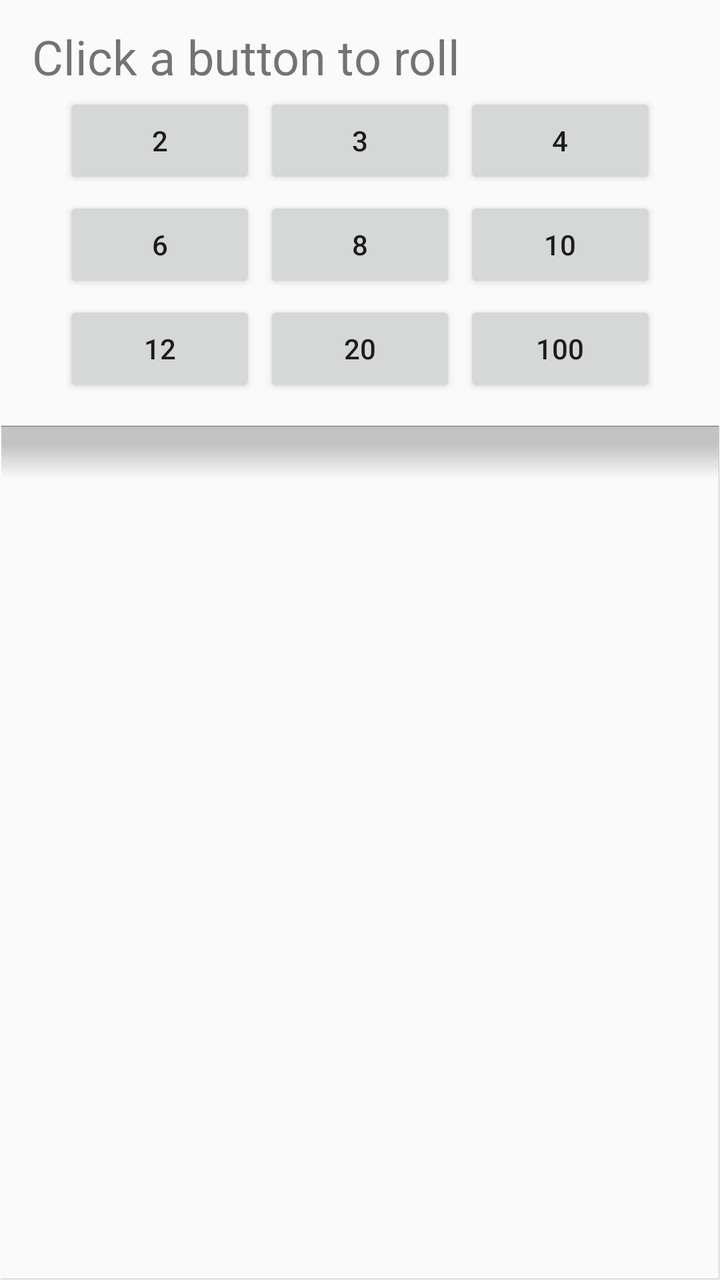
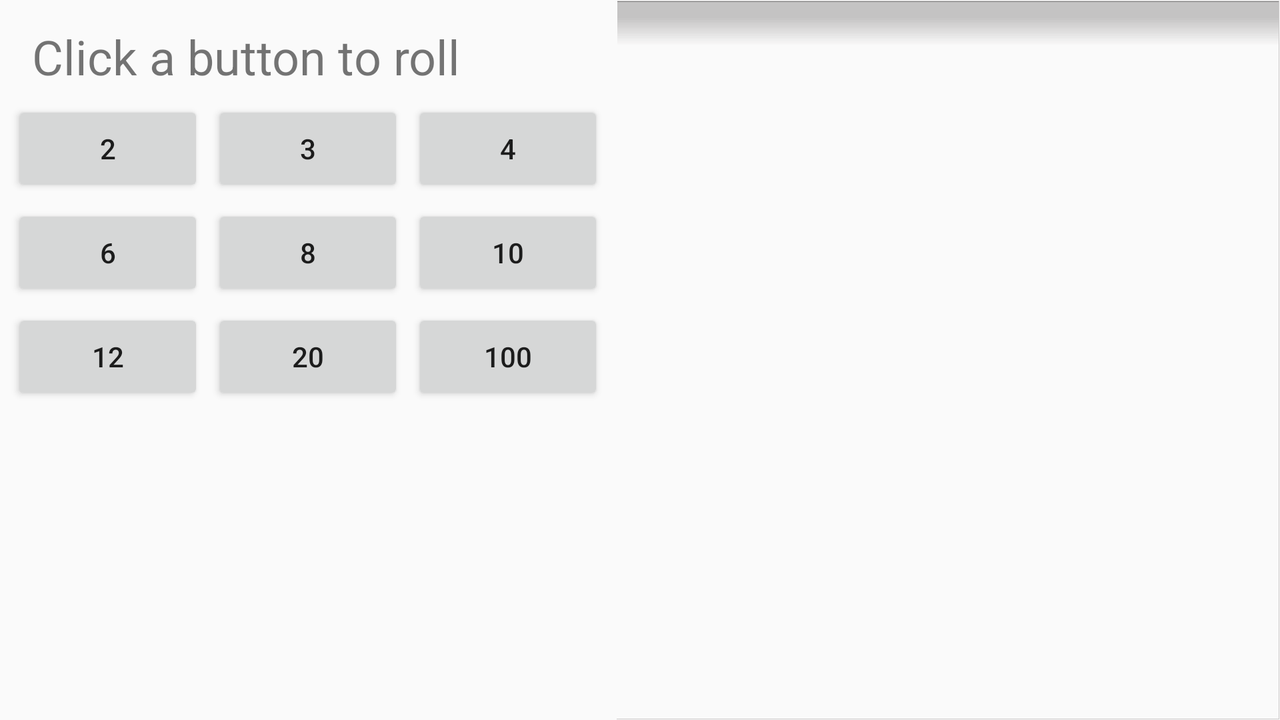

The same Android screen from two of the app's own layout files: first res/layout/ as a phone draws it, then the author's variant for another configuration, drawn on a device whose configuration selects that folder. Both files follow.
<!-- AndroidManifest.xml: application theme AppTheme -->
<!-- res/layout/simple_roller.xml -->
<?xml version="1.0" encoding="utf-8"?>
    <LinearLayout xmlns:android="http://schemas.android.com/apk/res/android"
        android:orientation="vertical" android:layout_width="match_parent"
        android:layout_height="match_parent">
        <LinearLayout
            android:layout_width="fill_parent"
            android:layout_height="wrap_content"
            android:orientation="vertical">
            <TextView
                android:layout_width="wrap_content"
                android:layout_height="wrap_content"
                android:text="Click a button to roll"
                android:textSize="24sp"
                android:layout_marginTop="12dp"
                android:layout_marginLeft="16dp" />
                <LinearLayout
                    android:layout_width="wrap_content"
                    android:layout_height="wrap_content"
                    android:orientation="horizontal"
                    android:layout_gravity="center_horizontal"
                    android:layout_marginBottom="12dp"
                    >

                    <LinearLayout
                        android:layout_width="wrap_content"
                        android:layout_height="wrap_content"
                        android:orientation="vertical"
                        >

                        <Button
                            android:layout_width="96dp"
                            android:layout_height="48dp"
                            android:text="2"
                            android:layout_margin="2dp"
                            android:id="@+id/button2"/>

                        <Button
                            android:layout_width="96dp"
                            android:layout_height="48dp"
                            android:text="6"
                            android:layout_margin="2dp"
                            android:id="@+id/button6"/>

                        <Button
                            android:layout_width="96dp"
                            android:layout_height="48dp"
                            android:text="12"
                            android:id="@+id/button12"
                            android:layout_margin="2dp"/>


                    </LinearLayout>
                    <LinearLayout
                        android:layout_width="match_parent"
                        android:layout_height="match_parent"
                        android:orientation="vertical"
                        >

                        <Button
                            android:layout_width="96dp"
                            android:layout_height="48dp"
                            android:text="3"
                            android:id="@+id/button3"
                            android:layout_margin="2dp"/>

                        <Button
                            android:layout_width="96dp"
                            android:layout_height="48dp"
                            android:id="@+id/button8"
                            android:text="8"
                            android:layout_margin="2dp"/>

                        <Button
                            android:layout_width="96dp"
                            android:layout_height="48dp"
                            android:text="20"
                            android:id="@+id/button20"
                            android:layout_margin="2dp"/>

                        </LinearLayout>
                    <LinearLayout
                        android:layout_width="wrap_content"
                        android:layout_height="wrap_content"
                        android:orientation="vertical"
                        >

                        <Button
                            android:layout_width="96dp"
                            android:layout_height="48dp"
                            android:text="4"
                            android:id="@+id/button4"
                            android:layout_margin="2dp"/>

                        <Button
                            android:layout_width="96dp"
                            android:layout_height="48dp"
                            android:text="10"
                            android:id="@+id/button10"
                            android:layout_margin="2dp"/>

                        <Button
                            android:layout_width="96dp"
                            android:layout_height="48dp"
                            android:text="100"
                            android:id="@+id/button100"
                            android:layout_margin="2dp"/>
                    </LinearLayout>

                </LinearLayout>
        </LinearLayout>
            <EditText
                android:layout_height="fill_parent"
                android:layout_width="fill_parent"
                android:focusable="false"
                android:id="@+id/output"
                android:textColor="@color/textLight"
                android:overScrollMode="always"
                android:background="@drawable/output"
                android:gravity="bottom"/>
    </LinearLayout>
<!-- resources referenced by this layout -->
<resources>
  <item name="textLight" type="color">#ff454545</item>
  <!-- drawable output: png bitmap (drawable-xxhdpi, 234 bytes) -->
  <style name="AppTheme" parent="Theme.MyTheme">
          
  
      </style>
  <style name="Theme.MyTheme" parent="Theme.AppCompat.Light.NoActionBar">
          
          <item name="colorPrimary">@color/primary_main</item>
          <item name="colorPrimaryDark">@color/primaryDark</item>
  
          
      </style>
  <item name="primary_main" type="color">#009688</item>
  <item name="primaryDark" type="color">#00796B</item>
</resources>
<!-- res/layout-land/simple_roller.xml (the author's variant of the layout above) -->
<!-- drawn on the phone turned sideways -->
<?xml version="1.0" encoding="utf-8"?>
<android.support.v4.widget.DrawerLayout
    xmlns:android="http://schemas.android.com/apk/res/android"
    android:id="@+id/my_drawer_layout"
    android:layout_width="match_parent"
    android:layout_height="match_parent"
    android:fitsSystemWindows="true">
    <LinearLayout
        android:layout_width="fill_parent"
        android:layout_height="fill_parent"
        android:orientation="vertical">
        <LinearLayout
            android:layout_width="match_parent"
            android:layout_height="match_parent"
            android:orientation="horizontal">
            <LinearLayout
                android:layout_width="wrap_content"
                android:layout_height="wrap_content"
                android:orientation="vertical">
                <TextView
                    android:layout_width="wrap_content"
                    android:layout_height="wrap_content"
                    android:text="Click a button to roll"
                    android:textSize="24sp"
                    android:layout_marginTop="12dp"
                    android:layout_marginLeft="16dp" />
                <LinearLayout
                    android:layout_width="wrap_content"
                    android:layout_height="wrap_content"
                    android:orientation="horizontal"
                    android:padding="4dp"
                    android:layout_gravity="center_horizontal">

                    <LinearLayout
                        android:layout_width="wrap_content"
                        android:layout_height="wrap_content"
                        android:orientation="vertical"
                        >

                        <Button
                            android:layout_width="96dp"
                            android:layout_height="48dp"
                            android:text="2"
                            android:layout_margin="2dp"
                            android:id="@+id/button2"/>

                        <Button
                            android:layout_width="96dp"
                            android:layout_height="48dp"
                            android:text="6"
                            android:layout_margin="2dp"
                            android:id="@+id/button6"/>

                        <Button
                            android:layout_width="96dp"
                            android:layout_height="48dp"
                            android:text="12"
                            android:id="@+id/button12"
                            android:layout_margin="2dp"/>


                    </LinearLayout>
                    <LinearLayout
                        android:layout_width="match_parent"
                        android:layout_height="match_parent"
                        android:orientation="vertical"
                        >

                        <Button
                            android:layout_width="96dp"
                            android:layout_height="48dp"
                            android:text="3"
                            android:id="@+id/button3"
                            android:layout_margin="2dp"/>

                        <Button
                            android:layout_width="96dp"
                            android:layout_height="48dp"
                            android:id="@+id/button8"
                            android:text="8"
                            android:layout_margin="2dp"/>

                        <Button
                            android:layout_width="96dp"
                            android:layout_height="48dp"
                            android:text="20"
                            android:id="@+id/button20"
                            android:layout_margin="2dp"/>

                    </LinearLayout>
                    <LinearLayout
                        android:layout_width="wrap_content"
                        android:layout_height="wrap_content"
                        android:orientation="vertical"
                        >

                        <Button
                            android:layout_width="96dp"
                            android:layout_height="48dp"
                            android:text="4"
                            android:id="@+id/button4"
                            android:layout_margin="2dp"/>

                        <Button
                            android:layout_width="96dp"
                            android:layout_height="48dp"
                            android:text="10"
                            android:id="@+id/button10"
                            android:layout_margin="2dp"/>

                        <Button
                            android:layout_width="96dp"
                            android:layout_height="48dp"
                            android:text="100"
                            android:id="@+id/button100"
                            android:layout_margin="2dp"/>
                    </LinearLayout>
                </LinearLayout>
            </LinearLayout>
            <EditText
                android:layout_height="fill_parent"
                android:layout_width="fill_parent"
                android:focusable="false"
                android:id="@+id/consoleOutput"
                android:textColor="@color/textLight"
                android:overScrollMode="always"
                android:background="@drawable/output"/>
        </LinearLayout>
    </LinearLayout>
    <ListView
        android:id="@+id/drawer_content"
        android:layout_width="240dp"
        android:layout_height="match_parent"
        android:layout_gravity="start"
        android:choiceMode="singleChoice"
        android:dividerHeight="1dp"
        android:background="#fff4f4f4"/>
</android.support.v4.widget.DrawerLayout>
